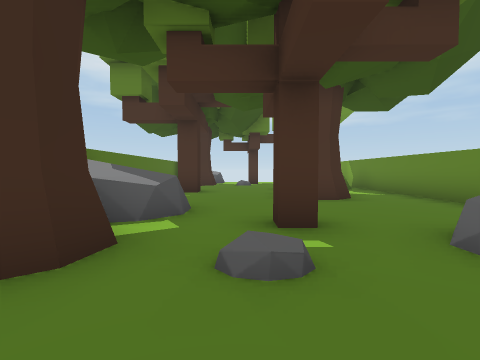
View 1 (above)

16 first-person views from a walk through a 3-D level made in the Unity game engine. The camera is 1.3 m above the floor, tilts 2° down and sees 85° across. The floor is counted in squares, 2 m on a side. Each view is taken from the middle of a square. On the plan, view 1 faces up. The plan holds only what a view shows up to about 9 squares ahead; the rest is blank. The place goes on beyond the plan.

View 2
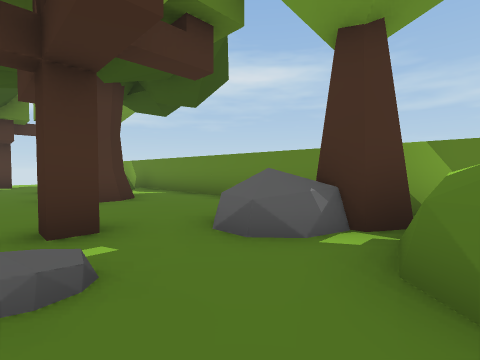

View 3
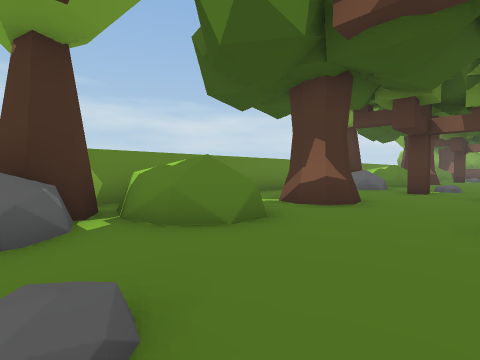

View 4
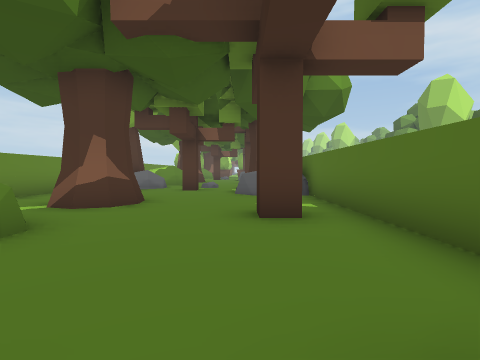

View 5
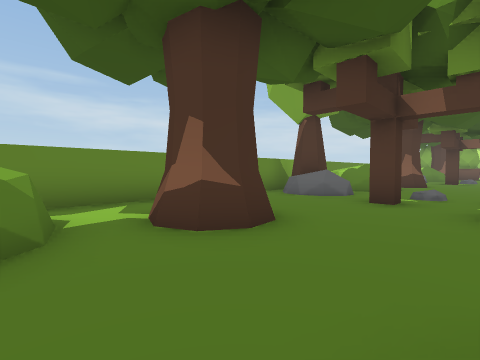

View 6
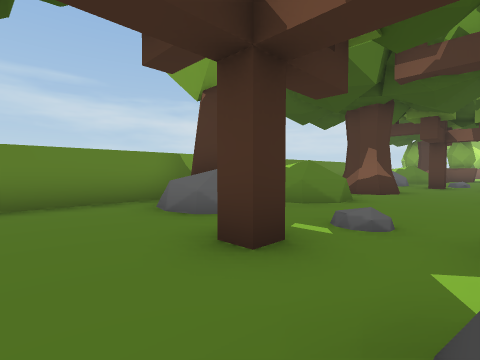

View 7
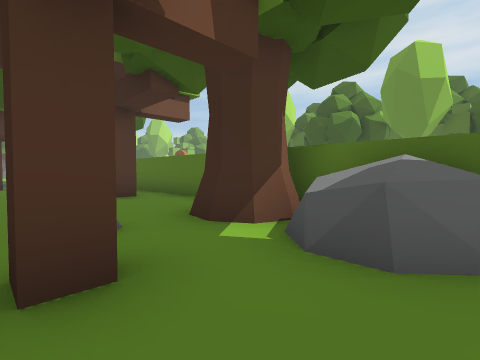

View 8
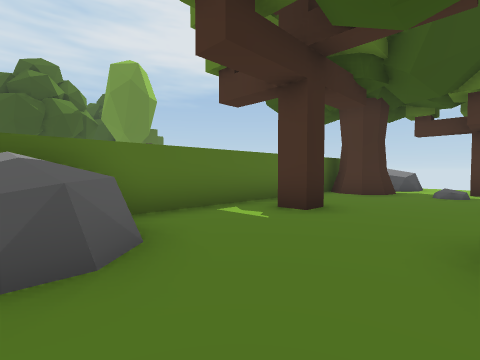

View 9
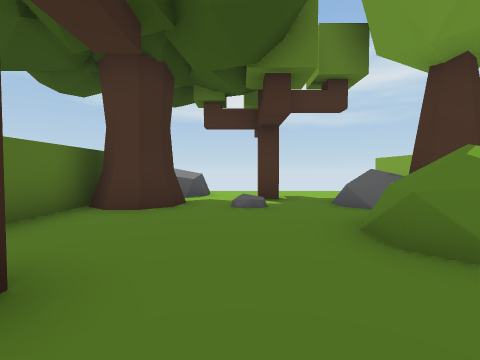

View 10
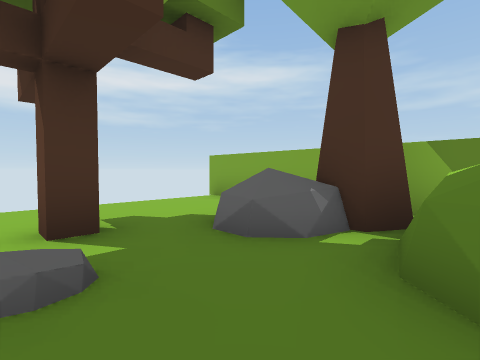

View 11
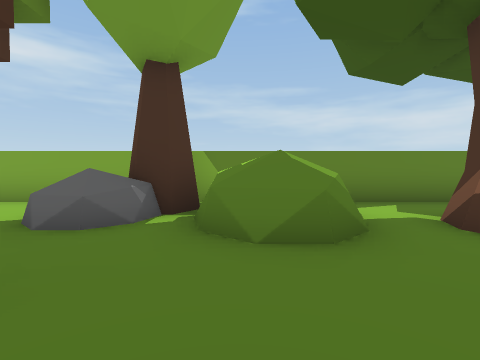

View 12
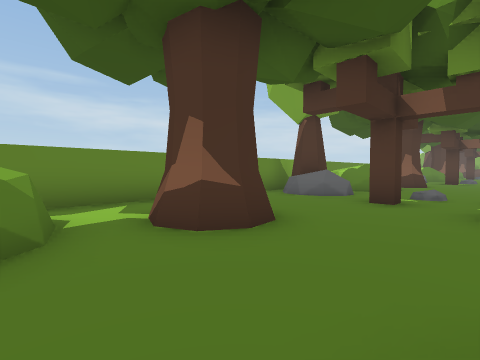

View 13
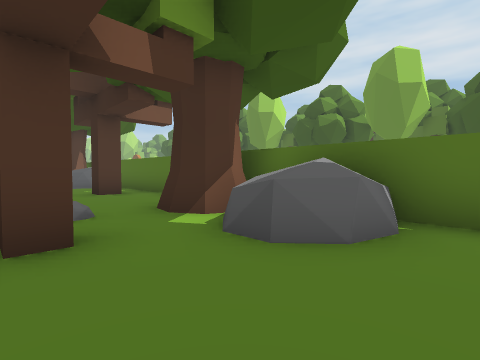

View 14
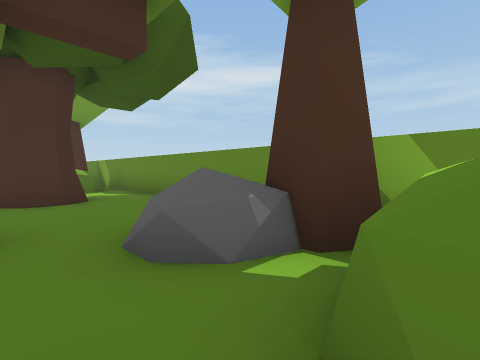

View 15
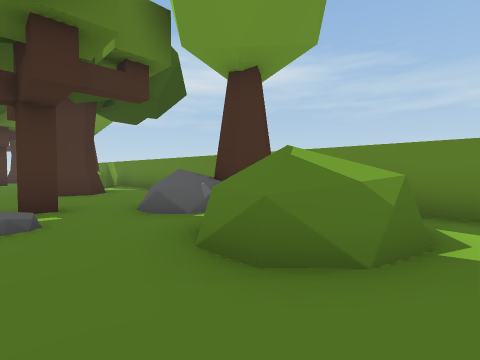

View 16
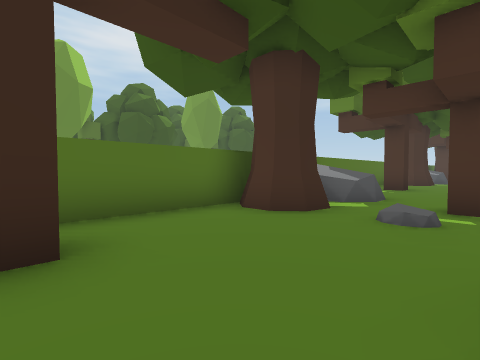

### Floor plan
Key: @ floor where view 1 was taken; # wall or solid block; . floor; / step, stairs or slope; ^ raised ledge; T tree; R rock.
Columns run from 3 left of view 1 to 5 right of it. Each row starts with its distance up from view 1.
 16         #
 15  R......#
 14  RR.....#
 13 #T..T...#
 12 #T//.RR.#
 11 #.....###
 10 #....^^##
  9 #....#^##
  8 #.T.....#
  7 #...TT..#
  6 #....T..#
  5 #R......#
  4 #RR.....#
  3 #T..T...#
  2 #T//.RR.#
  1 #.....###
  0 #..@.^^##
 -1 #....#^##
 -2 #.T.....#
 -3 #...TT..#
 -4 #....T..#
 -5 #R......#
 -6 #RR.....#
 -7 #T..T...#
 -8 #T//.RR.#
 -9 #.....###
-10 #....^^ #
-11 #....#^ #
-12 #.T.....#

Positions as (right, up) in squares from view 1, and headings:
1: (0, 0), facing up
2: (0, 0), facing up-right
3: (-1, 2), facing down-right
4: (-1, 2), facing down
5: (-1, -1), facing down-right
6: (-1, -5), facing down-right
7: (1, -5), facing down-left
8: (1, 4), facing up-left
9: (0, 7), facing up
10: (0, 10), facing up-right
11: (-1, 10), facing right
12: (-1, 9), facing down-right
13: (1, 6), facing down-left
14: (1, -10), facing up-right
15: (0, -12), facing up-right
16: (1, -12), facing up-left
